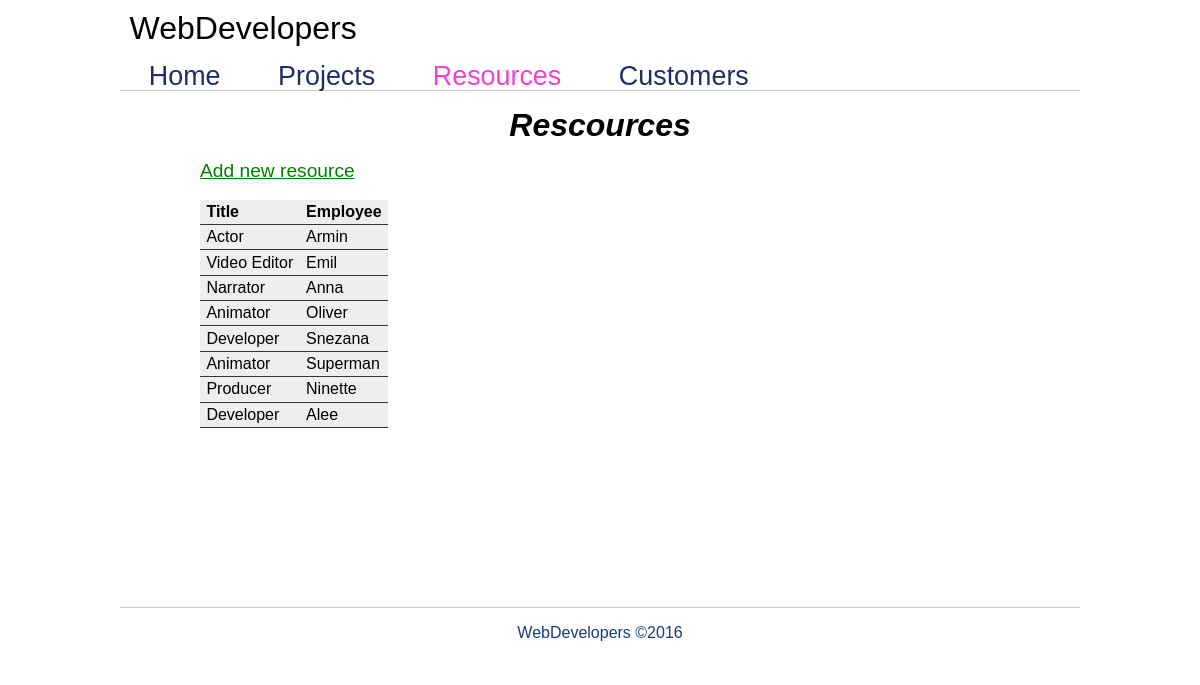
The page /about.php on the database as committed earlier.
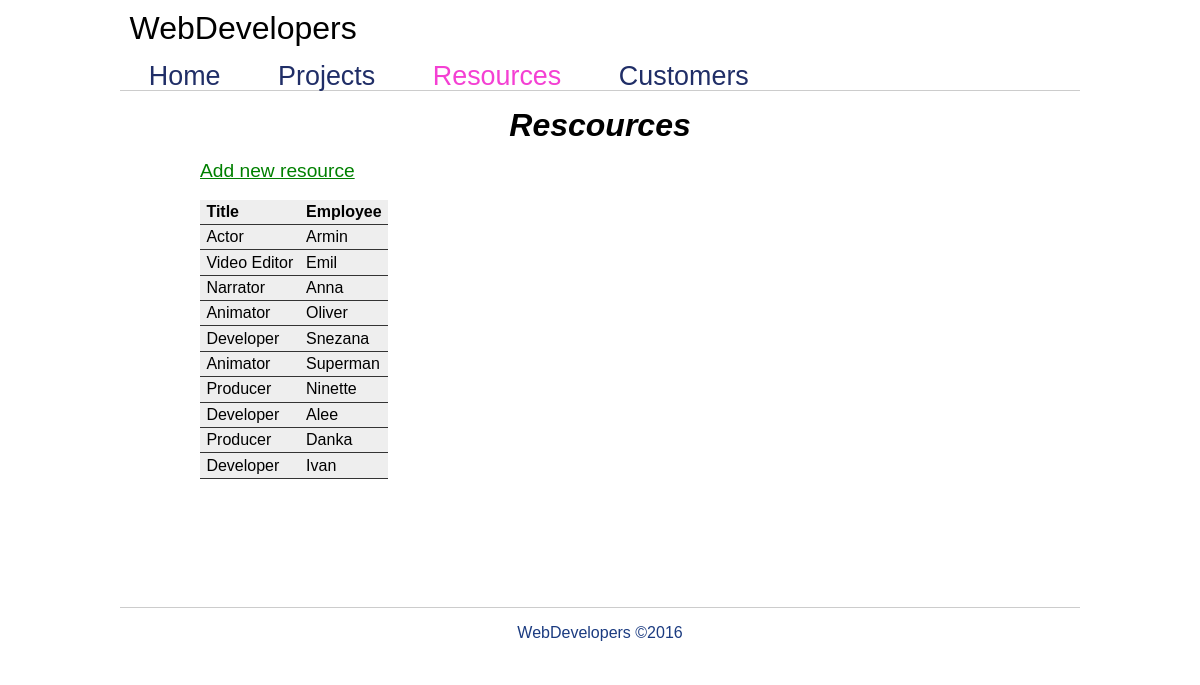
The same page on the database as committed later.
### tables this page shows
CREATE TABLE `resource` (
  `resource_id` int(11) NOT NULL,
  `resource_name` varchar(45) NOT NULL,
  `resource_otherDetails` text NOT NULL,
  `resourcetype_resourcetype_id` int(11) NOT NULL
);

CREATE TABLE `resourcetype` (
  `resourcetype_id` int(11) NOT NULL,
  `resourcetype_name` varchar(45) NOT NULL
);

### about.php (the view, shortened to what this page needs)
<?php
    include 'includes/header.php';
?>
<body>
<?php include 'includes/menu.php'; ?>
<div class="wrapper">
<div id="content">
<h1>Rescources</h1>
<a href="createresource.php">Add new resource</a> <br> <br>
<table>
<thead>
	<tr>
		<th colspan="2">Title</th>
		<th colspan="2">Employee</th>
	</tr>
</thead>
<?php require_once 'conn.php'; ?>
	<?php
		$stmt = $link->prepare("SELECT resource.resource_id, resourcetype.resourcetype_name, resource.resource_name
			FROM resource
			INNER JOIN resourcetype
			ON resource.resourcetype_resourcetype_id=resourcetype.resourcetype_id;");
		$stmt->execute();
		$stmt->bind_result($rid, $rtype, $rname);
		while($stmt->fetch()) {
		echo '<tr class="alt" ><td colspan="2">' .$rtype . '</td>
		<td td colspan="2">'.$rname.'</td></tr>';
		}
	?>
</table>
</div>
<?php include 'includes/footer.php'; ?>
</div>
</body>
</html>

### includes/header.php (shortened to what this page needs)
<!doctype html>
<html>
<head>
<link rel="stylesheet" type="text/css" href="css/style.css">
</head>

### includes/menu.php
<?PHP  $current = basename($_SERVER['PHP_SELF']); ?>
<nav>
	<div class="companyname">WebDevelopers</div>
	<ul>
		<li><a href="index.php" <?php if($current == 'index.php'){ echo 'class="active"';} ?>>Home</a></li>
	    <li><a href="project.php" <?php if($current == 'project.php'){ echo 'class="active"';} ?>>Projects</a></li>
	    <li><a href="about.php" <?php if($current == 'about.php'){ echo 'class="active"';} ?>>Resources</a></li>
	    <li><a href="customer.php" <?php if($current == 'customer.php'){ echo 'class="active"';} ?>>Customers</a></li>
	</ul>
</nav>

### includes/footer.php
<footer>
	<div id="footer-info">WebDevelopers &copy;20<?php echo date('y'); ?></div>
</footer>

### css/style.css (style rules this page uses)
* { margin:0; padding:0; }
body { font-family:'Open-Sans', sans-serif; }
h1,h2,h3 { text-align: center; }
.wrapper { width:60em; min-height:500px; margin:0 auto; }
a { font-size: 1.2em; color: green; }
nav { width:60em; height:5em; border-bottom:1px solid #CCCCCC; list-style:none; margin:0 auto; text-align: center; }
.companyname { width: 0em; font-size: 2em; margin: 1%; }
nav ul { list-style-type:none; width:60em; margin:auto; }
nav li { float:left; list-style:none; margin:0 auto; height:50px; line-height:40px; font-size:1.4em; padding: 0 3%; }
nav li a { text-decoration:none; color: #202E67; }
li a.active { color: #f440d3; }
#content { width:50em; min-height:500px; margin:0 auto; }
#content h1 { text-align:center; margin:.5em auto; font-style:italic; }
#footer-info { width:100%; min-height:50px; border-top:1px solid #CCCCCC; float:left; line-height:50px; text-align:center; color:#1B3B80; }
table { border-collapse: collapse; }
td, th { border-spacing: 0.5rem; padding: 0.2rem 0.4em; text-align: left; border-bottom: 1px solid #333; background-color: #eee; }

Rows that differ between the two databases and show on the page:
added resource: resourcetype_resourcetype.resourcetype_name "Producer", resource_name "Danka"
added resource: resourcetype_resourcetype.resourcetype_name "Developer", resource_name "Ivan"
